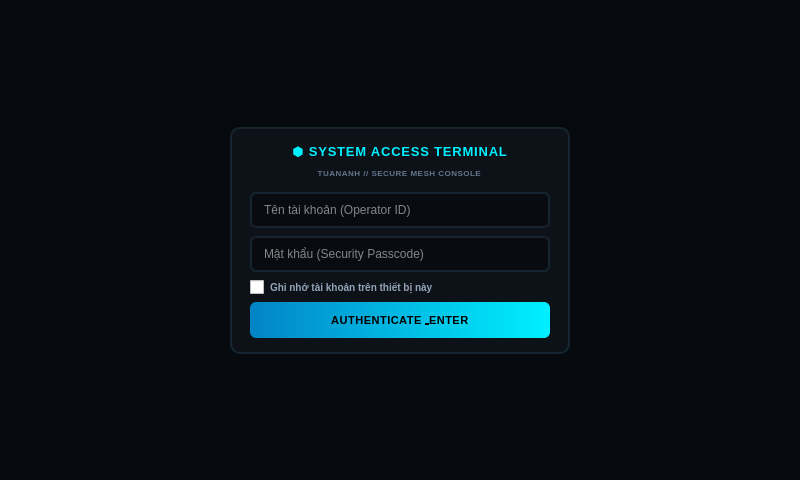
<?xml version="1.0" encoding="UTF-8"?>
<ui version="4.0">
 <class>LoginPage</class>
 <widget class="QWidget" name="LoginPage">
  <property name="geometry">
   <rect>
    <x>0</x>
    <y>0</y>
    <width>800</width>
    <height>480</height>
   </rect>
  </property>
  <property name="styleSheet">
   <string notr="true">QWidget#LoginPage {
  background-color: #06090e;
  color: #e2e8f0;
  font-family: 'Segoe UI', sans-serif;
}</string>
  </property>
  <layout class="QGridLayout" name="pageLayout">
   <property name="leftMargin">
    <number>16</number>
   </property>
   <property name="topMargin">
    <number>10</number>
   </property>
   <property name="rightMargin">
    <number>16</number>
   </property>
   <property name="bottomMargin">
    <number>10</number>
   </property>
   <property name="spacing">
    <number>0</number>
   </property>
   <item row="0" column="0">
    <spacer name="topSpacer">
     <property name="orientation">
      <enum>Qt::Vertical</enum>
     </property>
     <property name="sizeHint" stdset="0">
      <size>
       <width>20</width>
       <height>20</height>
      </size>
     </property>
    </spacer>
   </item>
   <item row="1" column="0" alignment="Qt::AlignCenter">
    <widget class="QFrame" name="loginCard">
     <property name="minimumSize">
      <size>
       <width>340</width>
       <height>0</height>
      </size>
     </property>
     <property name="maximumSize">
      <size>
       <width>360</width>
       <height>16777215</height>
      </size>
     </property>
     <property name="styleSheet">
      <string notr="true">QFrame#loginCard {
  background-color: #0c1218;
  border: 1.5px solid #162430;
  border-radius: 10px;
}</string>
     </property>
     <layout class="QVBoxLayout" name="loginFormLayout">
      <property name="leftMargin">
       <number>18</number>
      </property>
      <property name="topMargin">
       <number>14</number>
      </property>
      <property name="rightMargin">
       <number>18</number>
      </property>
      <property name="bottomMargin">
       <number>14</number>
      </property>
      <property name="spacing">
       <number>8</number>
      </property>
      <item alignment="Qt::AlignHCenter">
       <widget class="QLabel" name="welcomeLabel">
        <property name="text">
         <string>⬢ SYSTEM ACCESS TERMINAL</string>
        </property>
        <property name="styleSheet">
         <string notr="true">color: #00f0ff; font-size: 13px; font-weight: 900; letter-spacing: 0.8px;</string>
        </property>
        <property name="alignment">
         <set>Qt::AlignCenter</set>
        </property>
       </widget>
      </item>
      <item alignment="Qt::AlignHCenter">
       <widget class="QLabel" name="subtitleLabel">
        <property name="text">
         <string>TUANANH // SECURE MESH CONSOLE</string>
        </property>
        <property name="styleSheet">
         <string notr="true">color: #64748b; font-size: 8px; font-weight: 800; letter-spacing: 0.5px;</string>
        </property>
        <property name="alignment">
         <set>Qt::AlignCenter</set>
        </property>
       </widget>
      </item>
      <item>
       <spacer name="formGap">
        <property name="orientation">
         <enum>Qt::Vertical</enum>
        </property>
        <property name="sizeType">
         <enum>QSizePolicy::Fixed</enum>
        </property>
        <property name="sizeHint" stdset="0">
         <size>
          <width>20</width>
          <height>6</height>
         </size>
        </property>
       </spacer>
      </item>
      <item>
       <widget class="QLineEdit" name="usernameEdit">
        <property name="minimumSize">
         <size>
          <width>0</width>
          <height>36</height>
         </size>
        </property>
        <property name="placeholderText">
         <string>Tên tài khoản (Operator ID)</string>
        </property>
        <property name="clearButtonEnabled">
         <bool>true</bool>
        </property>
        <property name="styleSheet">
         <string notr="true">QLineEdit {
  background-color: #080c10;
  color: #ffffff;
  border: 1.5px solid #162430;
  border-radius: 6px;
  padding: 4px 10px;
  font-size: 12px;
}
QLineEdit:focus {
  border: 1.5px solid #00f0ff;
  background-color: #0e1620;
}</string>
        </property>
       </widget>
      </item>
      <item>
       <widget class="QLineEdit" name="passwordEdit">
        <property name="minimumSize">
         <size>
          <width>0</width>
          <height>36</height>
         </size>
        </property>
        <property name="placeholderText">
         <string>Mật khẩu (Security Passcode)</string>
        </property>
        <property name="echoMode">
         <enum>QLineEdit::Password</enum>
        </property>
        <property name="styleSheet">
         <string notr="true">QLineEdit {
  background-color: #080c10;
  color: #ffffff;
  border: 1.5px solid #162430;
  border-radius: 6px;
  padding: 4px 10px;
  font-size: 12px;
}
QLineEdit:focus {
  border: 1.5px solid #00f0ff;
  background-color: #0e1620;
}</string>
        </property>
       </widget>
      </item>
      <item>
       <widget class="QCheckBox" name="rememberAccountCheckBox">
        <property name="text">
         <string>Ghi nhớ tài khoản trên thiết bị này</string>
        </property>
        <property name="styleSheet">
         <string notr="true">color: #94a3b8; font-size: 10px; font-weight: 700; spacing: 6px;</string>
        </property>
       </widget>
      </item>
      <item>
       <widget class="QPushButton" name="loginButton">
        <property name="minimumSize">
         <size>
          <width>0</width>
          <height>36</height>
         </size>
        </property>
        <property name="cursor">
         <cursorShape>PointingHandCursor</cursorShape>
        </property>
        <property name="text">
         <string>AUTHENTICATE &amp; ENTER</string>
        </property>
        <property name="styleSheet">
         <string notr="true">QPushButton {
  background: qlineargradient(x1:0, y1:0, x2:1, y2:0, stop:0 #0284c7, stop:1 #00f0ff);
  color: #000000;
  border: none;
  border-radius: 6px;
  font-size: 11px;
  font-weight: 900;
  letter-spacing: 0.5px;
}
QPushButton:hover {
  background: #38bdf8;
}
QPushButton:pressed {
  background: #0369a1;
}</string>
        </property>
       </widget>
      </item>
     </layout>
    </widget>
   </item>
   <item row="2" column="0">
    <spacer name="bottomSpacer">
     <property name="orientation">
      <enum>Qt::Vertical</enum>
     </property>
     <property name="sizeHint" stdset="0">
      <size>
       <width>20</width>
       <height>20</height>
      </size>
     </property>
    </spacer>
   </item>
  </layout>
 </widget>
 <resources/>
 <connections/>
</ui>
